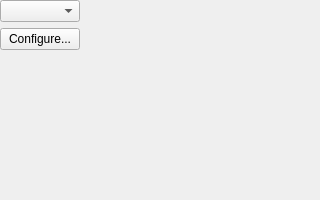
<?xml version="1.0" encoding="UTF-8"?>
<ui version="4.0">
 <class>UIPadConfiguration</class>
 <widget class="QWidget" name="UIPadConfiguration">
  <property name="geometry">
   <rect>
    <x>0</x>
    <y>0</y>
    <width>320</width>
    <height>200</height>
   </rect>
  </property>
  <property name="windowTitle">
   <string>My Form Class</string>
  </property>
  <layout class="QHBoxLayout" name="horizontalLayout">
   <property name="margin">
    <number>0</number>
   </property>
   <item>
    <layout class="QVBoxLayout" name="verticalLayout">
     <item>
      <widget class="QComboBox" name="cbPads"/>
     </item>
     <item>
      <widget class="QPushButton" name="pbConfigure">
       <property name="text">
        <string>Configure...</string>
       </property>
      </widget>
     </item>
     <item>
      <spacer name="verticalSpacer">
       <property name="orientation">
        <enum>Qt::Vertical</enum>
       </property>
       <property name="sizeHint" stdset="0">
        <size>
         <width>20</width>
         <height>133</height>
        </size>
       </property>
      </spacer>
     </item>
    </layout>
   </item>
   <item>
    <layout class="QVBoxLayout" name="verticalLayout_2">
     <item>
      <widget class="UIPadSettings" name="psConfiguration" native="true">
       <property name="sizePolicy">
        <sizepolicy hsizetype="Expanding" vsizetype="Preferred">
         <horstretch>0</horstretch>
         <verstretch>0</verstretch>
        </sizepolicy>
       </property>
      </widget>
     </item>
     <item>
      <spacer name="verticalSpacer_2">
       <property name="orientation">
        <enum>Qt::Vertical</enum>
       </property>
       <property name="sizeHint" stdset="0">
        <size>
         <width>128</width>
         <height>13</height>
        </size>
       </property>
      </spacer>
     </item>
    </layout>
   </item>
  </layout>
 </widget>
 <customwidgets>
  <customwidget>
   <class>UIPadSettings</class>
   <extends>QWidget</extends>
   <header>UIPadSettings.h</header>
   <container>1</container>
  </customwidget>
 </customwidgets>
 <resources/>
 <connections/>
</ui>
